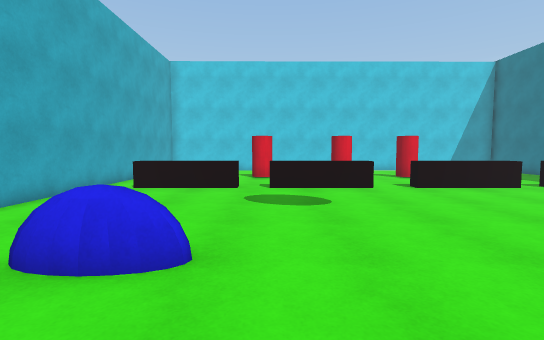
view 1 (above)

20 first-person views from a walk through a Unity game level. The camera is 1.4 m above the floor, tilts 4° down and sees 85° across. The floor is counted in squares, 1 m on a side. Each view is taken from the middle of a square. On the plan, view 1 faces up. The plan holds only what a view shows up to about 14 squares ahead; the rest is blank. The player character is not drawn. Surface patterns are stand-ins for the level's own textures.

view 2
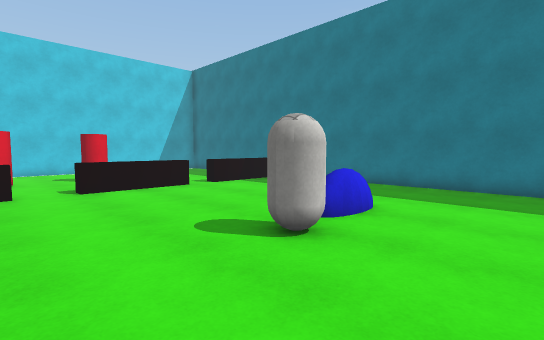

view 3
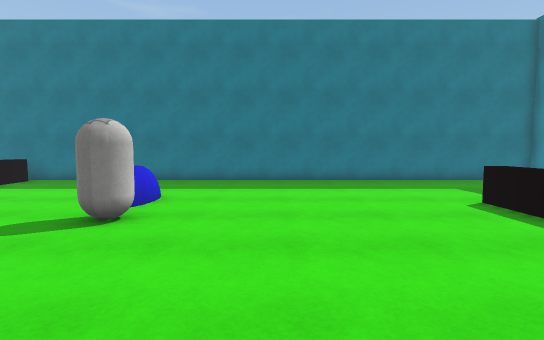

view 4
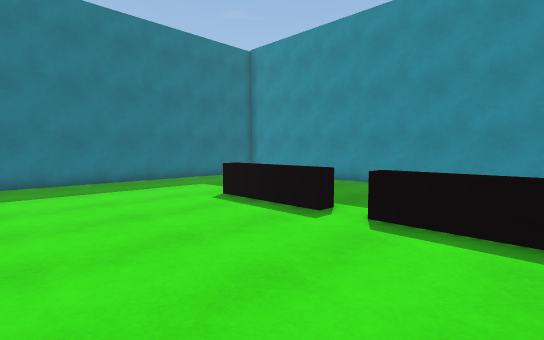

view 5
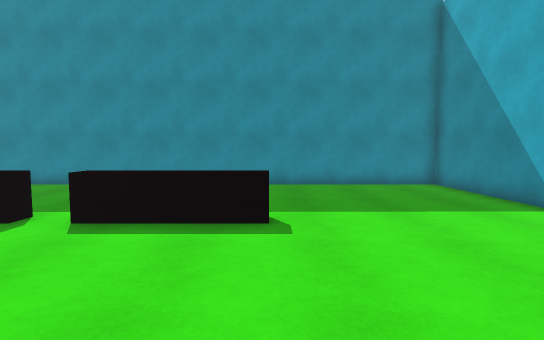

view 6
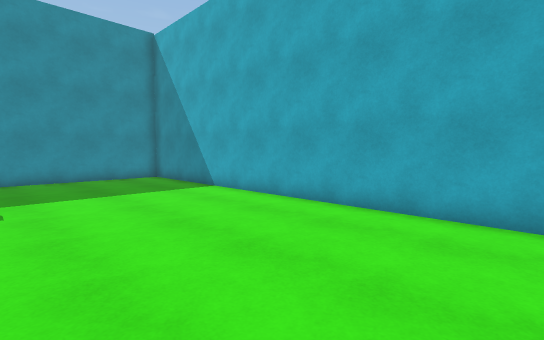

view 7
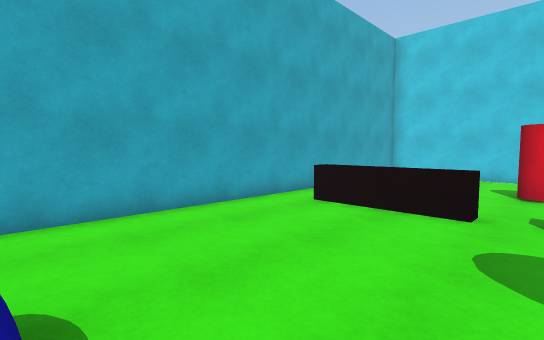

view 8
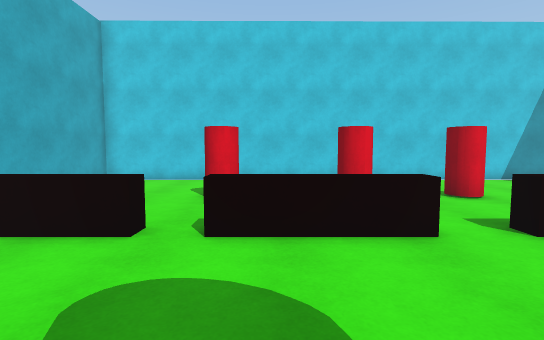

view 9
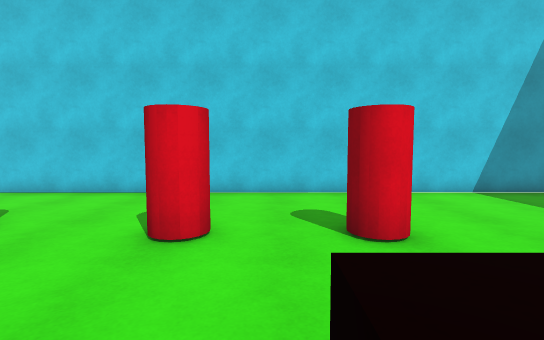

view 10
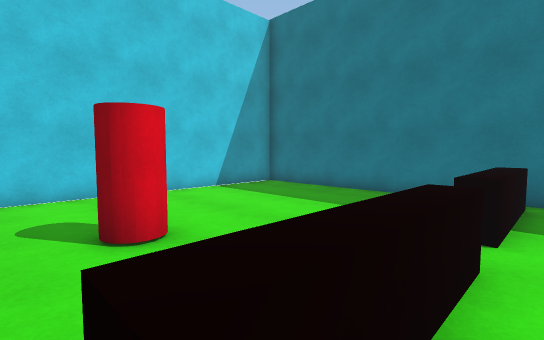

view 11
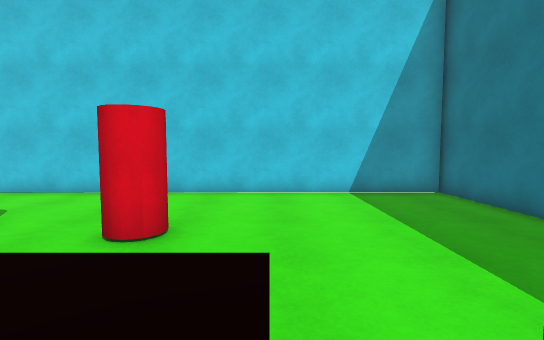

view 12
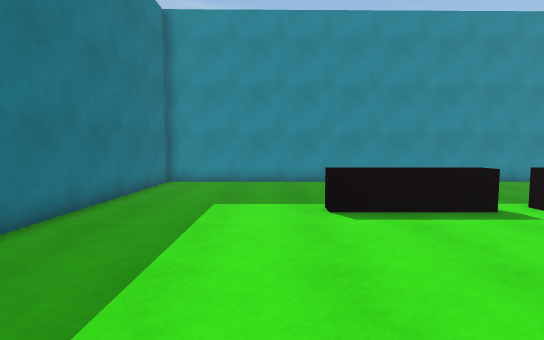

view 13
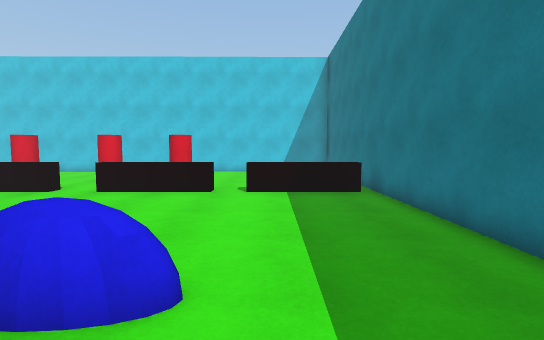

view 14
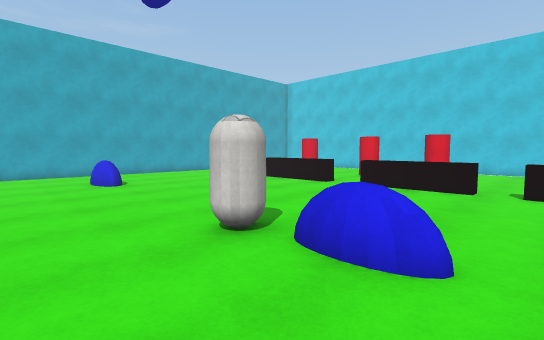

view 15
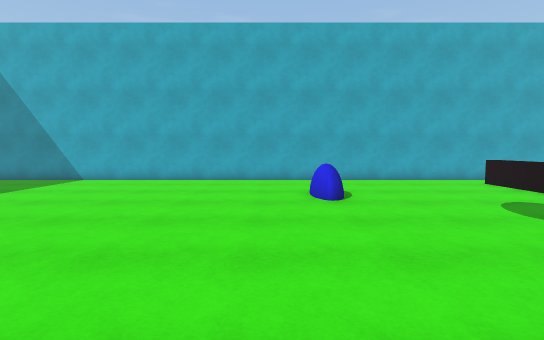

view 16
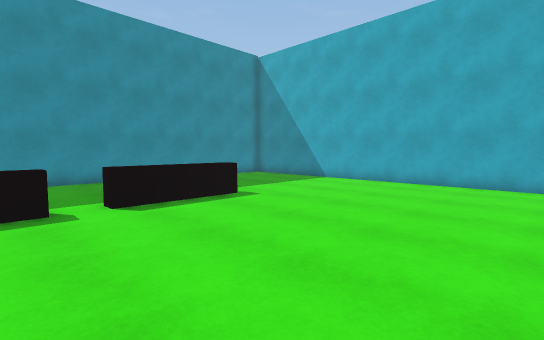

view 17
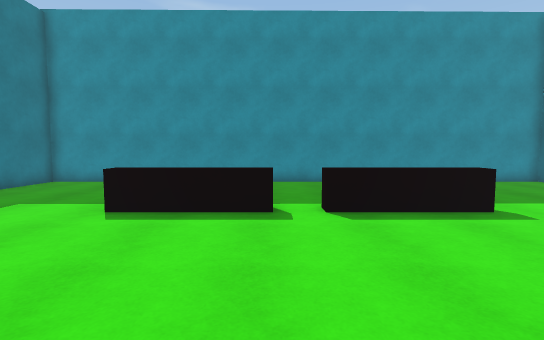

view 18
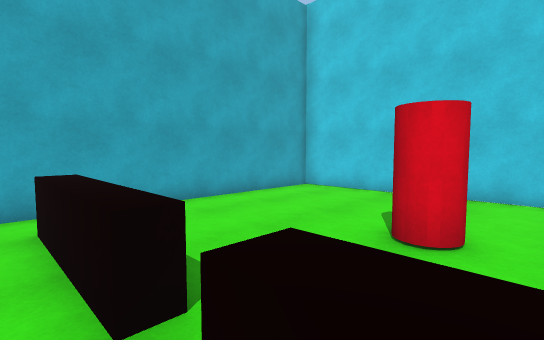

view 19
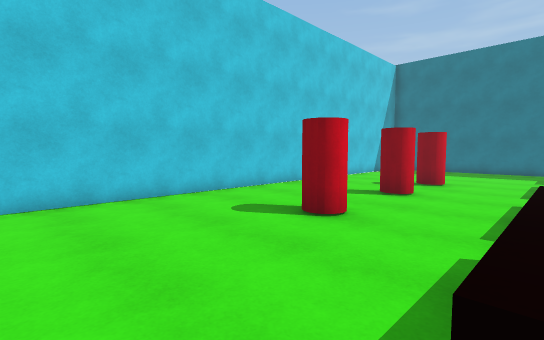

view 20
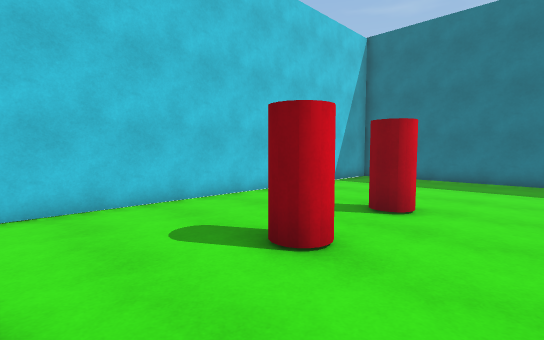

### Floor plan
Key: @ floor where view 1 was taken; # wall or solid block; x gap in a wall; . floor; = window, fence, low wall or low ledge; ^ raised ledge; C red cylinder; A capsule.
Columns run from 7 left of view 1 to 15 right of it. Each row starts with its distance up from view 1.
 20 #######################
 19 #.....................#
 18 #.....................#
 17 #.....................#
 16 #.....................#
 15 #.....CC..CC.CC.......#
 14 #.....C...C...C.......#
 13 #.....................#
 12 #.....................#
 11 #.^^^^.^^^^..^^^^^^^^^#
 10 #.....................#
  9 #.....................#
  8 #.....................#
  7 #.....................#
  6 #.....................#
  5 #.....................#
  4 #...===.......A.==....#
  3 #....=.......AA.=.....#
  2 #.....................#
  1 #.....................#
  0 #......@..............#
 -1 #.....................#
 -2 #.....................#
 -3 #.....................#
 -4 #.....................#
 -5 #.....................#
 -6 #......^^^^x^^^^......#
 -7 #.......  ....  ......#
 -8 #....... .............#
 -9 #.....................#
-10 #.....................#
-11 #.....................#
-12 #######################

Positions as (right, up) in squares from view 1, and headings:
1: (0, 0), facing up
2: (3, 0), facing up-right
3: (1, 0), facing right
4: (1, 0), facing down-right
5: (0, 0), facing down
6: (0, 3), facing down-left
7: (0, 4), facing up-left
8: (1, 6), facing up
9: (5, 10), facing up
10: (5, 10), facing up-right
11: (9, 10), facing up
12: (10, 1), facing down
13: (11, 1), facing up
14: (11, 0), facing up-left
15: (7, 2), facing left
16: (6, 2), facing down-left
17: (5, 1), facing down
18: (1, 10), facing up-left
19: (-6, 11), facing up-right
20: (0, 12), facing up-right
